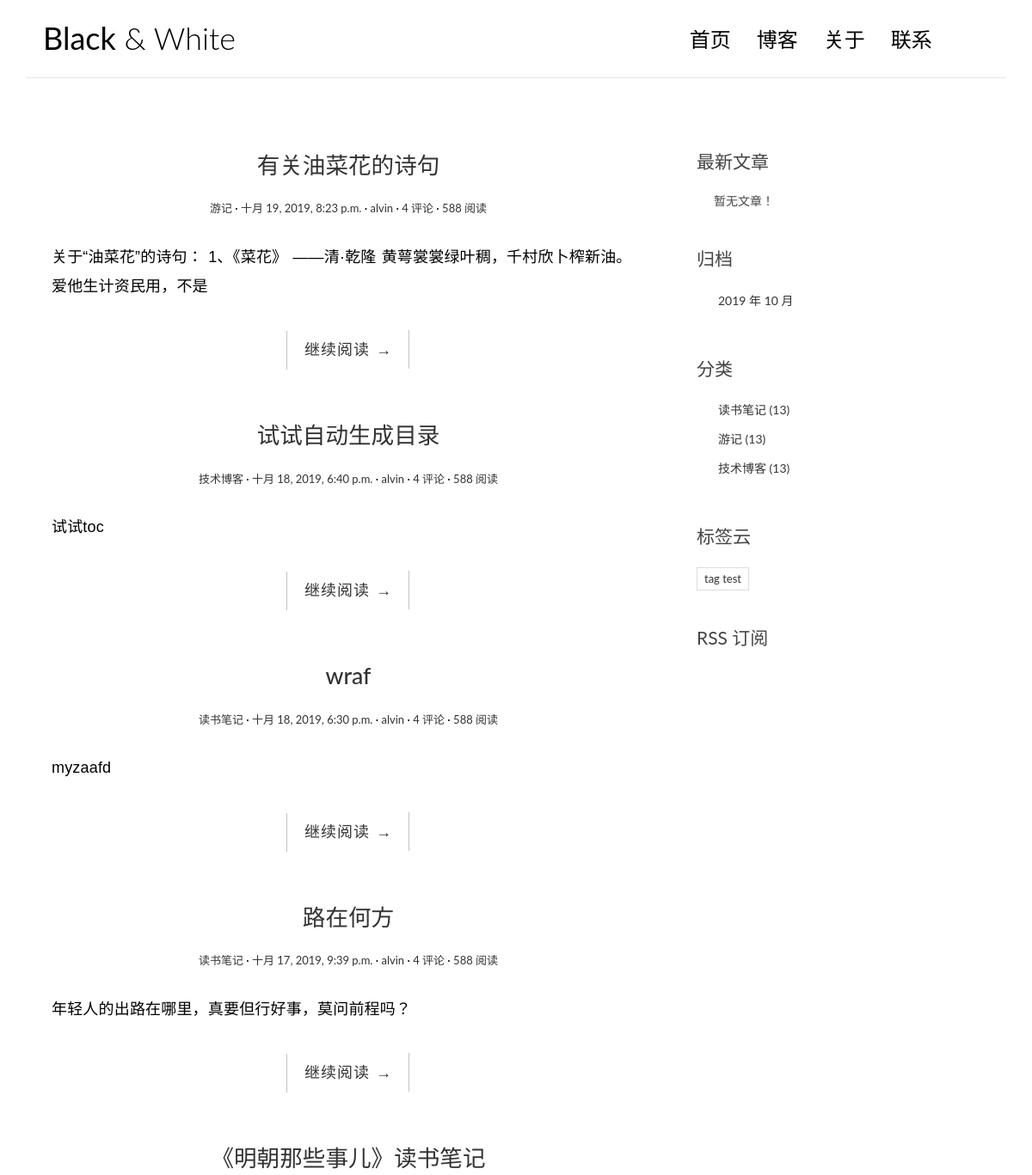
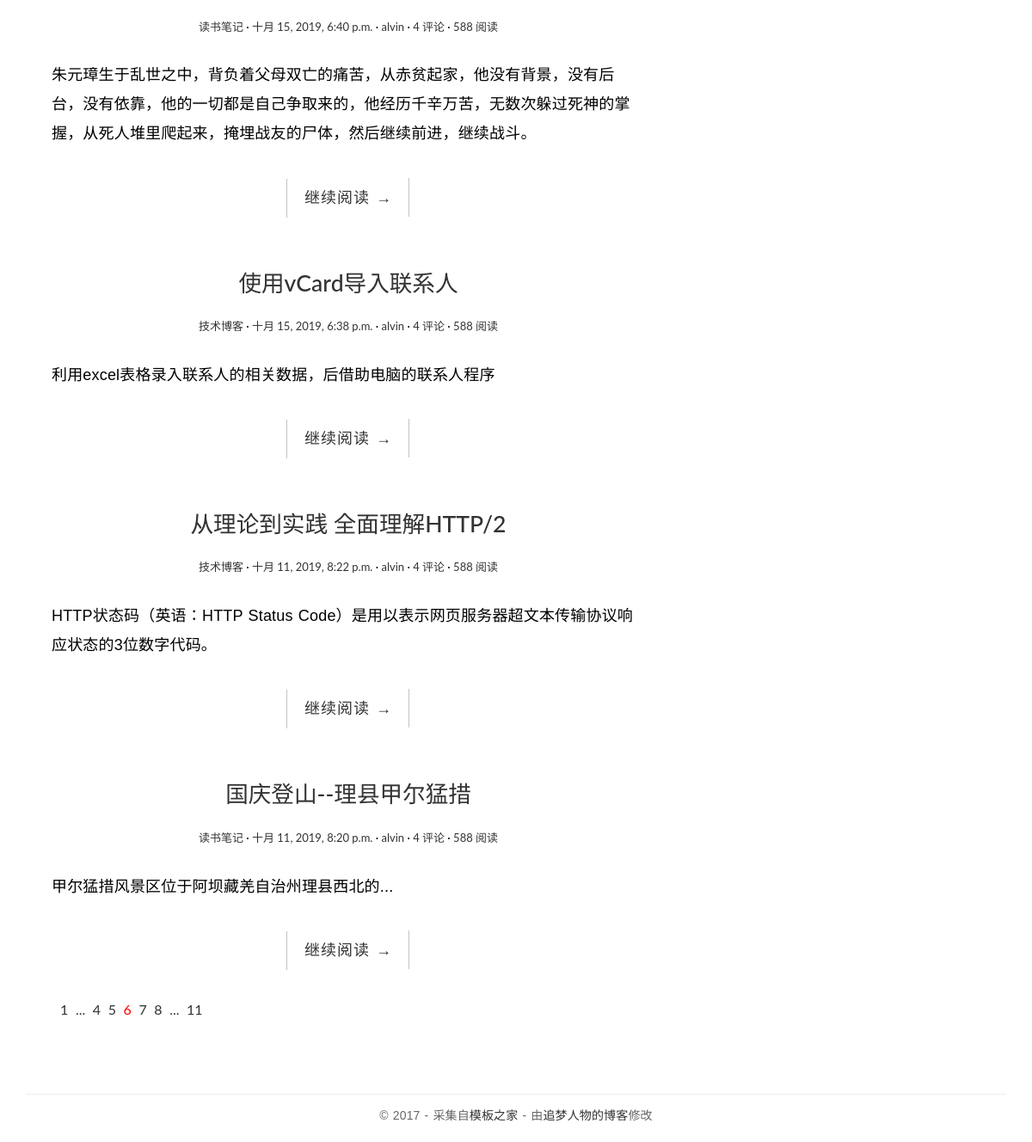
The page / on the database its author committed (2 pictures, top to bottom).
### blog/models.py (models this page shows, shortened)
class Post(models.Model):
    title = models.CharField('标题',max_length=70)
    body = models.TextField('正文')
    created_time = models.DateTimeField('创建时间',default=timezone.now)
    modified_time = models.DateTimeField('修改时间')
    excerpt = models.CharField('摘要',max_length=200, blank=True)  # CharField要求不能为空，设置blank=True后就可以为空了
    category = models.ForeignKey(Category, verbose_name='分类',on_delete=models.CASCADE)
    tags = models.ManyToManyField(Tag,verbose_name='标签', blank=True)  # 多对多，文章可以没有标签
    author = models.ForeignKey(User,verbose_name='作者',on_delete=models.CASCADE)  # 文章与作者的关系，一对多
    class Meta:
        verbose_name = '文章'
        verbose_name_plural = verbose_name
    def get_absolute_url(self):
        return reverse('blog:detail',kwargs={'pk':self.pk})    # 不懂这种用法

class Category(models.Model):
    name = models.CharField(max_length=100)
    class Meta:
        verbose_name = '分类'
        verbose_name_plural = verbose_name

class Tag(models.Model):
    name = models.CharField(max_length=100)
    class Meta:
        verbose_name = '标签'
        verbose_name_plural = verbose_name

### blog/views.py (the view)
# urls.py: path('',views.index,name='index'),
def index(request):
    post_list = Post.objects.all().order_by('-created_time')
    return render(request,'blog/index.html',context={'post_list':post_list})

### blog/templatetags/blog_extras.py (called while the page is built)
@register.inclusion_tag('blog/inclusions/_recent_posts.html', takes_context=True)
def show_recent_posts(context, num=5):
    return {
        'recent_post_list': Post.objects.all().order_by('-created_time')[:num],
    }

@register.inclusion_tag('blog/inclusions/_archives.html', takes_context=True)
def show_archives(context):
    return {
        'date_list': Post.objects.dates('created_time', 'month', order='DESC')
    }

@register.inclusion_tag('blog/inclusions/_categories.html',takes_context=True)
def show_categories(context):
    return {
        'category_list': Category.objects.all(),
    }

@register.inclusion_tag('blog/inclusions/_tags.html',takes_context=True)
def show_tags(context):
    return {
        'tag_list': Tag.objects.all(),
    }

### templates/blog/index.html
{% extends 'base.html' %}
{% block main %}
    {% for post in post_list %}
        <article class="post post-{{ post.pk }}">
            <header class="entry-header">
                <h1 class="entry-title">
                    <a href="{{ post.get_absolute_url }}">{{ post.title }}</a>
                </h1>
                <div class="entry-meta">
                    <span class="post-category"><a href="#">{{ post.category.name }}</a></span>
                    <span class="post-date"><a href="#"><time class="entry-date"
                                                              datetime="{{ post.created_time }}">{{ post.created_time }}</time></a></span>
                    <span class="post-author"><a href="#">{{ post.author }}</a></span>
                    <span class="comments-link"><a href="#">4 评论</a></span>
                    <span class="views-count"><a href="#">588 阅读</a></span>
                </div>
            </header>
            <div class="entry-content clearfix">
                <p>{{ post.excerpt }}</p>
                <div class="read-more cl-effect-14">
                    <a href="{{ post.get_absolute_url }}" class="more-link">继续阅读 <span class="meta-nav">→</span></a>
                </div>
            </div>
        </article>
    {% empty %}
        <div class="no-post">暂时还没有发布的文章！</div>
    {% endfor %}
    <div class="pagination">
        <ul>
            <li><a href="">1</a></li>
            <li><a href="">...</a></li>
            <li><a href="">4</a></li>
            <li><a href="">5</a></li>
            <li class="current"><a href="">6</a></li>
            <li><a href="">7</a></li>
            <li><a href="">8</a></li>
            <li><a href="">...</a></li>
            <li><a href="">11</a></li>
        </ul>
    </div>
{% endblock %}

### templates/blog/inclusions/_categories.html
<div class="widget widget-category">
    <h3 class="widget-title">分类</h3>
    <ul>
        {% for category in category_list %}
            <li>
                <a href="{% url 'blog:category'  category.pk %}">{{ category.name }} <span class="post-count">(13)</span></a>
            </li>
        {% empty %}
            暂无分类！
        {% endfor %}
    </ul>
</div>

### templates/blog/inclusions/_tags.html
<div class="widget widget-tag-cloud">
    <h3 class="widget-title">标签云</h3>
    <ul>
        {% for tag in tag_list %}
            <li>
                <a href="{% url 'blog:tags' tag.pk %}">{{ tag.name }}</a>
            </li>
        {% empty %}
            暂无标签！
        {% endfor %}
    </ul>
</div>

### blog/static/blog/css/custom.css (style rules this page uses)
* { outline: none; }
h1, h2, h3, h4, h5, h6 { margin-top: 0; }
a { color: #333; }
body { color: #444; font-family: 'Lato', sans-serif; }
p { font-family: 'Ubuntu', sans-serif; font-weight: 400; word-spacing: 1px; letter-spacing: 0.01em; }
.post { background: #fff; padding: 30px 30px 0; }
.entry-title { text-align: center; font-size: 1.9em; margin-bottom: 20px; line-height: 1.6; padding: 10px 20px 0; }
.entry-meta { text-align: center; color: #DDDDDD; font-size: 13px; margin-bottom: 30px; }
.entry-content { font-size: 18px; line-height: 1.9; font-weight: 300; color: #000; }
.post-category::after, .post-date::after, .post-author::after, .comments-link::after { content: ' ·'; color: #000; }
.read-more { font-family: 'Ubuntu', sans-serif; font-weight: 400; word-spacing: 1px; letter-spacing: 0.01em; text-align: center; margin-top: 20px; }
.cl-effect-14 a { padding: 0 20px; height: 45px; line-height: 45px; position: relative; display: inline-block; margin: 15px 25px; letter-spacing: 1px; font-weight: 400; text-shadow: 0 0 1px rgba(255, 255, 255, 0.3); }
.cl-effect-14 a::before, .cl-effect-14 a::after { position: absolute; width: 45px; height: 1px; background: #C3C3C3; content: ''; -webkit-transition: all 0.3s; -moz-transition: all 0.3s; transition: all 0.3s; pointer-events: none; }
.cl-effect-14 a::before { top: 0; left: 0; -webkit-transform: rotate(90deg); -moz-transform: rotate(90deg); transform: rotate(90deg); -webkit-transform-origin: 0 0; -moz-transform-origin: 0 0; transform-origin: 0 0; }
.cl-effect-14 a::after { right: 0; bottom: 0; -webkit-transform: rotate(90deg); -moz-transform: rotate(90deg); transform: rotate(90deg); -webkit-transform-origin: 100% 0; -moz-transform-origin: 100% 0; transform-origin: 100% 0; }
.widget { background: #fff; padding: 30px 0 0; }
.widget-title { font-size: 1.5em; margin-bottom: 20px; line-height: 1.6; padding: 10px 0 0; font-weight: 400; }
.widget-category ul { padding: 0; margin: 0; padding-left: 25px; }
.widget-category ul li { list-style-type: none; position: relative; line-height: 170%; margin-bottom: 10px; }
.widget-category ul li::before { content: '\f3fe'; font-family: "Ionicons"; position: absolute; left: -25px; top: 1px; font-size: 18px; color: #000; }
.widget-tag-cloud ul { padding: 0; margin: 0; margin-right: -10px; }
.widget-tag-cloud ul li { list-style-type: none; font-size: 13px; display: inline-block; margin-right: 10px; margin-bottom: 10px; padding: 3px 8px; border: 1px solid #ddd; }
.pagination ul { list-style: none; }
.pagination ul li { display: inline-block; font-size: 16px; margin-right: 5px; }
.current a { color: red; }

### rows shown on the page
Post: title "有关油菜花的诗句", category.name "游记", created_time "十月 19, 2019, 8:23 p.m.", author "alvin", excerpt "关于“油菜花”的诗句： 1、《菜花》 ——清·乾隆 黄萼裳裳绿叶稠，千村欣卜榨新油。 爱他生计资民用，不是"
Post: title "试试自动生成目录", category.name "技术博客", created_time "十月 18, 2019, 6:40 p.m.", author "alvin", excerpt "试试toc"
Post: title "wraf", category.name "读书笔记", created_time "十月 18, 2019, 6:30 p.m.", author "alvin", excerpt "myzaafd"
Post: title "路在何方", category.name "读书笔记", created_time "十月 17, 2019, 9:39 p.m.", author "alvin", excerpt "年轻人的出路在哪里，真要但行好事，莫问前程吗？"
Post: title "《明朝那些事儿》读书笔记", category.name "读书笔记", created_time "十月 15, 2019, 6:40 p.m.", author "alvin", excerpt "朱元璋生于乱世之中，背负着父母双亡的痛苦，从赤贫起家，他没有背景，没有后台，没有依靠，他的一切都是自己争取来的，他经历千辛万苦，无数次躲过死神的掌握，从死人堆里爬起来，掩埋战友的尸体，然后继续前进，继续战斗。"
Post: title "使用vCard导入联系人", category.name "技术博客", created_time "十月 15, 2019, 6:38 p.m.", author "alvin", excerpt "利用excel表格录入联系人的相关数据，后借助电脑的联系人程序"
Post: title "从理论到实践 全面理解HTTP/2", category.name "技术博客", created_time "十月 11, 2019, 8:22 p.m.", author "alvin", excerpt "HTTP状态码（英语：HTTP Status Code）是用以表示网页服务器超文本传输协议响应状态的3位数字代码。"
Post: title "国庆登山--理县甲尔猛措", category.name "读书笔记", created_time "十月 11, 2019, 8:20 p.m.", author "alvin", excerpt "甲尔猛措风景区位于阿坝藏羌自治州理县西北的..."
Category: name "读书笔记"
Category: name "游记"
Category: name "技术博客"
Tag: name "tag test"

### other values the page prints
{{ date.year }} "2019"
{{ date.month }} "10"
